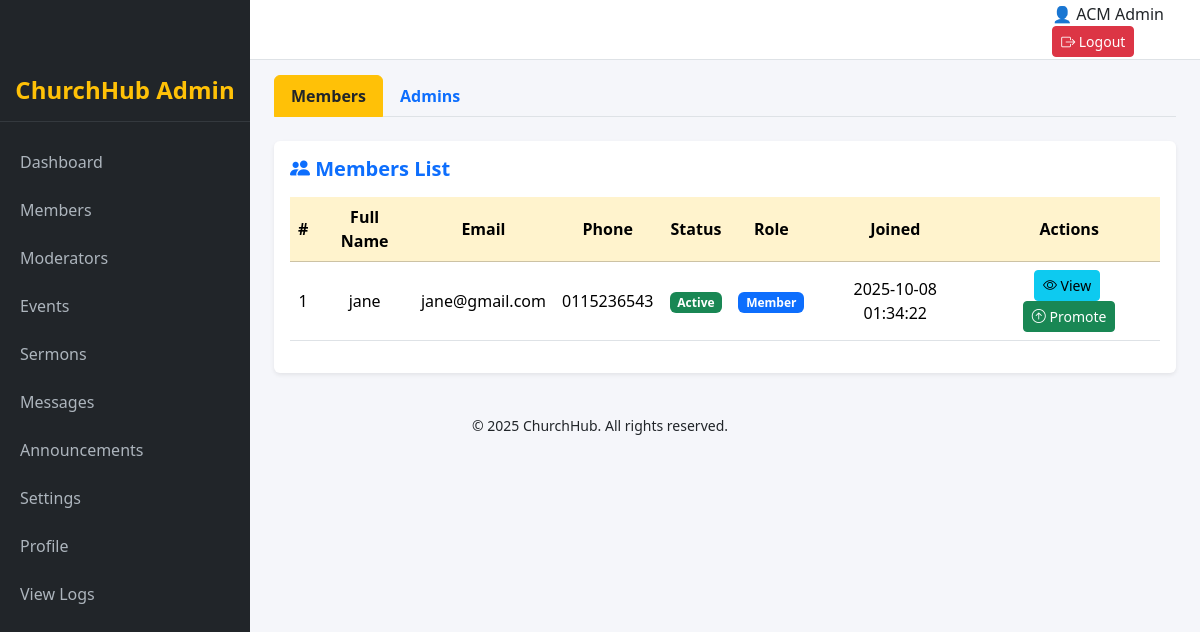
Screenshot of /admin/members.php (signed in) with the database file from the repository.
### tables this page shows
CREATE TABLE `members` (
  `member_id` int(11) NOT NULL,
  `full_name` varchar(100) NOT NULL,
  `email` varchar(100) NOT NULL,
  `password` varchar(255) NOT NULL,
  `phone` varchar(20) DEFAULT NULL,
  `address` varchar(255) DEFAULT NULL,
  `status` enum('active','inactive') DEFAULT 'active',
  `created_at` datetime DEFAULT current_timestamp(),
  `profile_image` varchar(255) DEFAULT NULL,
  `role` enum('member','moderator','admin') NOT NULL DEFAULT 'member'
);

### admin/members.php (the view, shortened to what this page needs)
<?php
include_once 'includes/header.php';
include_once 'includes/sidebar.php';
$members = $conn->query("SELECT * FROM members WHERE role='member' ORDER BY full_name ASC");
?>
<div class="container-fluid px-4">
    <div class="d-flex justify-content-between align-items-center mb-4">
        <h3 class="fw-bold text-dark border-bottom pb-2">👥 Manage Members & Admins</h3>
        <a href="add_member.php" class="btn btn-success fw-semibold">
        </a>
    </div>
    <ul class="nav nav-tabs" id="memberTabs" role="tablist">
        <li class="nav-item" role="presentation">
            <button class="nav-link active fw-semibold" id="members-tab" data-bs-toggle="tab" data-bs-target="#members" type="button" role="tab">Members</button>
        </li>
        <li class="nav-item" role="presentation">
            <button class="nav-link fw-semibold" id="admins-tab" data-bs-toggle="tab" data-bs-target="#admins" type="button" role="tab">Admins</button>
        </li>
    </ul>
    <div class="tab-content mt-4" id="memberTabsContent">
        <div class="tab-pane fade show active" id="members" role="tabpanel">
            <div class="card shadow-sm border-0">
                <div class="card-body">
                    <h5 class="fw-bold text-primary mb-3"><i class="bi bi-people-fill"></i> Members List</h5>
                    <div style="max-height: 600px; overflow-y: auto;">
                        <table class="table table-hover align-middle text-center">
                            <thead class="table-warning">
                                <tr>
                                    <th>#</th>
                                    <th>Full Name</th>
                                    <th>Email</th>
                                    <th>Phone</th>
                                    <th>Status</th>
                                    <th>Role</th>
                                    <th>Joined</th>
                                    <th>Actions</th>
                                </tr>
                            </thead>
                            <tbody>
                                <?php
                                if ($members->num_rows > 0) {
                                    $count = 1;
                                    while ($m = $members->fetch_assoc()) {
                                        $statusBadge = $m['status'] === 'active' ? 'bg-success' : 'bg-secondary';
                                ?>
                                <tr>
                                    <td><?= $count++ ?></td>
                                    <td><?= htmlspecialchars($m['full_name']) ?></td>
                                    <td><?= htmlspecialchars($m['email']) ?></td>
                                    <td><?= htmlspecialchars($m['phone']) ?></td>
                                    <td><span class="badge <?= $statusBadge ?>"><?= ucfirst($m['status']) ?></span></td>
                                    <td><span class="badge bg-primary"><?= ucfirst($m['role']) ?></span></td>
                                    <td><?= htmlspecialchars($m['created_at']) ?></td>
                                    <td>
                                        <button class="btn btn-sm btn-info me-1 viewProfile" data-id="<?= $m['member_id'] ?>">
                                            <i class="bi bi-eye"></i> View
                                        </button>
                                        <button class="btn btn-sm btn-success" data-bs-toggle="modal" data-bs-target="#confirmModal"
                                            data-member-id="<?= $m['member_id'] ?>" data-action="promote"
                                            data-name="<?= htmlspecialchars($m['full_name']) ?>">
                                            <i class="bi bi-arrow-up-circle"></i> Promote
                                        </button>
                                    </td>
                                </tr>
                                <?php } } else { ?>
                                <tr><td colspan="8" class="text-muted">No members found.</td></tr>
                                <?php } ?>
                            </tbody>
                        </table>
                    </div>
                </div>
            </div>
        </div>
    </div>
</div>
<?php include_once 'includes/footer.php'; ?>

### admin/includes/header.php (shortened to what this page needs)
<?php
require_once __DIR__ . '/../../includes/db.php';
$user = null;
if (isset($_SESSION['admin_id'])) {
    $user_id = (int) $_SESSION['admin_id'];
    $table = 'admins';
    $id_field = 'admin_id';
    $name_field = 'full_name';
} elseif (isset($_SESSION['moderator_id'])) {
    $user_id = (int) $_SESSION['moderator_id'];
    $table = 'moderators';
    $id_field = 'moderator_id';
    $name_field = 'name';
} else {
    session_destroy();
    header('Location: ../login.php');
    exit;
}
if (isset($conn)) {
    $stmt = $conn->prepare("SELECT $id_field, $name_field FROM $table WHERE $id_field = ? LIMIT 1");
    $stmt->bind_param('i', $user_id);
    $stmt->execute();
    $user = $stmt->get_result()->fetch_assoc() ?: null;
}
$user_name = $user[$name_field];
?>
<!doctype html>
<html lang="en">
<head>
<link href="https://cdn.jsdelivr.net/npm/bootstrap@5.3.3/dist/css/bootstrap.min.css" rel="stylesheet">
<link href="https://cdn.jsdelivr.net/npm/bootstrap-icons@1.11.3/font/bootstrap-icons.css" rel="stylesheet">
</head>
<body>
<div class="topbar d-flex justify-content-between align-items-center">
    <div class="d-flex align-items-center gap-2">
        <h5>Admin Dashboard</h5>
    </div>
    <div>
        <span class="me-3 d-flex align-items-center">
            <?php $profile_img = "../uploads/profiles/admin_$user_id.png"; if (file_exists($profile_img)): ?><img src="<?php echo $profile_img; ?>" alt="Profile" style="height: 30px; width: 30px; border-radius: 50%; margin-right: 5px;"><?php else: ?>👤<?php endif; ?>
            <?= htmlspecialchars($user_name); ?>
        </span>
        <a href="../logout.php" class="btn btn-sm btn-danger"><i class="bi bi-box-arrow-right"></i> Logout</a>
    </div>
</div>
<div class="main-content">
<?php include_once "sidebar.php"; ?>

### admin/includes/header.php (style rules this page uses)
body { font-family:'Segoe UI', Tahoma, Geneva, Verdana,sans-serif; background:#f5f6fa; margin:0; padding:0; }
.topbar { height:60px; background:#fff; border-bottom:1px solid #dee2e6; padding:10px 20px; position:fixed; top:0; left:0; right:0; display:flex; justify-content:space-between; align-items:center; z-index:1050; }
.topbar h5 { margin:0; font-weight:bold; }
.main-content { margin-left: 0; transition: margin-left 0.3s ease; }
@media (min-width:992px) { .main-content { margin-left: 250px; } }

### admin/members.php (style rules this page uses)
.table th, .table td { vertical-align: middle !important; }
.btn { transition: 0.2s ease-in-out; }
.nav-tabs .nav-link.active { background-color: #ffc107 !important; color: #212529 !important; border-color: #ffc107 !important; }

### rows the page displays
members: full_name "jane", email "jane@gmail.com", phone "0115236543", status "Active", role "Member", created_at "2025-10-08 01:34:22"

### other values shown
$user_name "ACM Admin"
